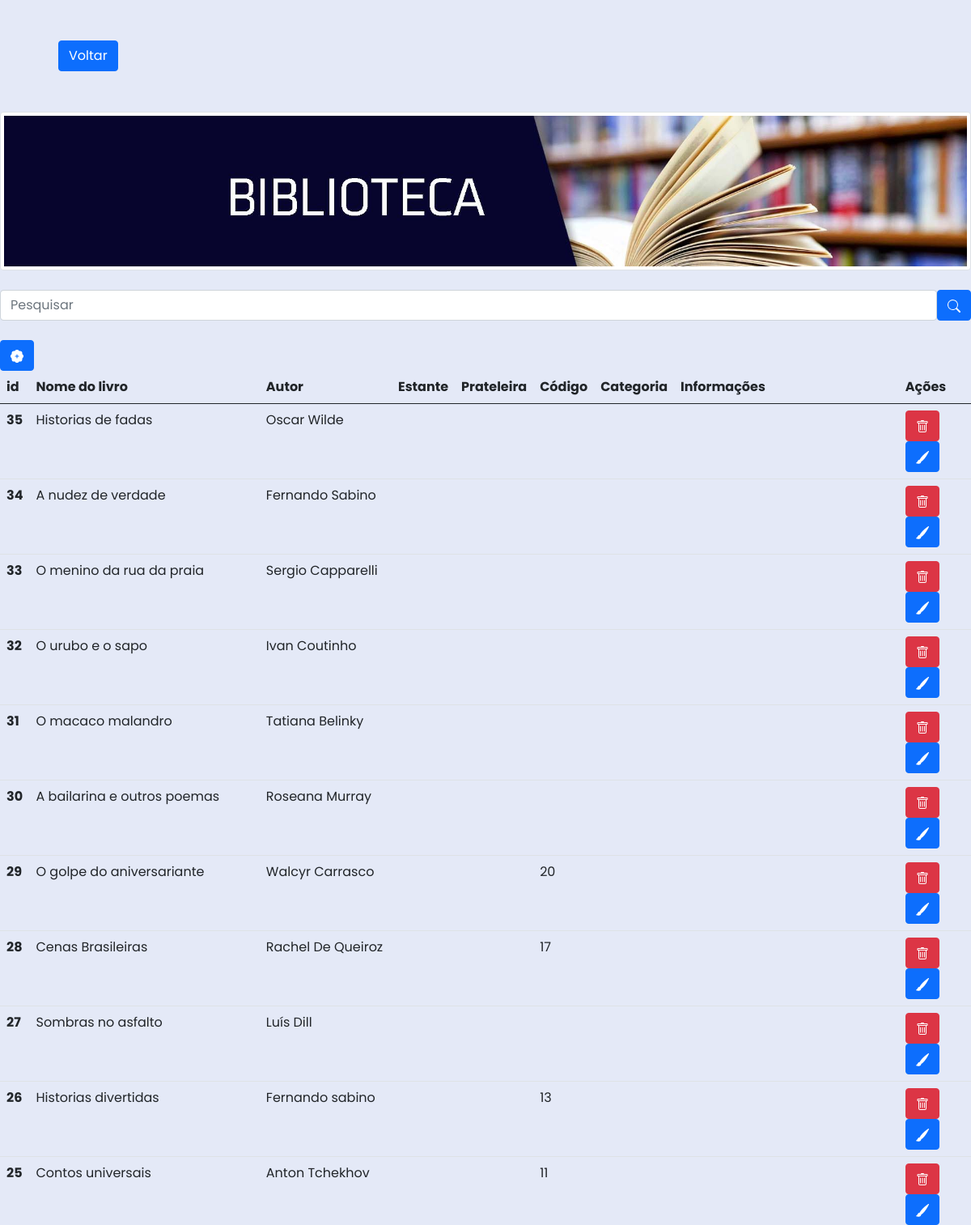
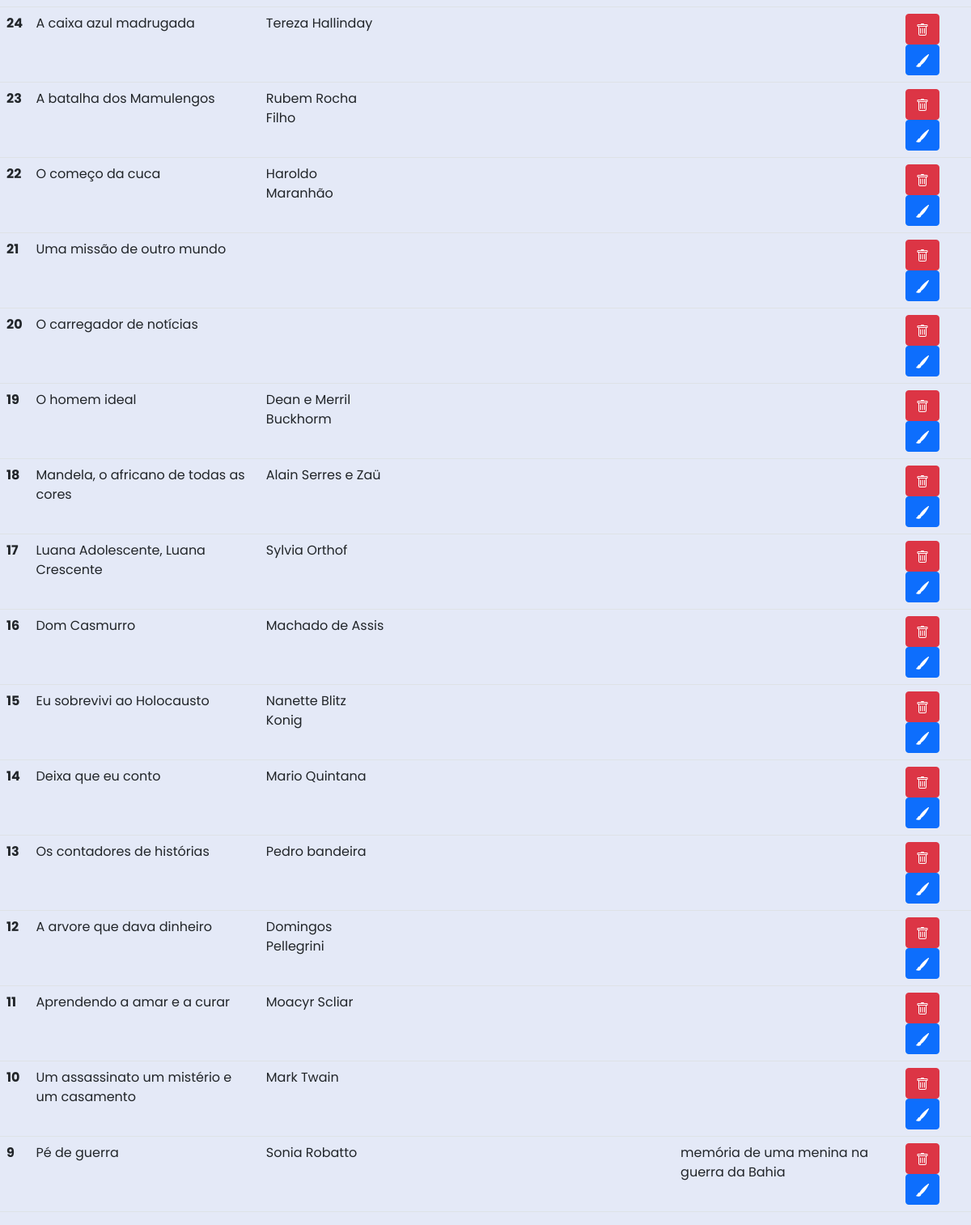
The page /livros.php on the database its author committed (2 pictures, top to bottom).
### tables this page shows
CREATE TABLE `livro` (
  `id` int(11) NOT NULL,
  `livro` varchar(255) NOT NULL,
  `autor` varchar(200) NOT NULL,
  `estante` varchar(20) NOT NULL,
  `prateleira` varchar(20) NOT NULL,
  `codigo` varchar(20) NOT NULL,
  `informacoes` varchar(255) NOT NULL
);

### livros.php (the view, shortened to what this page needs)
<?php
require_once("conexao/conexao.php");
if(!empty($_GET['search']))
    {
        $data = $_GET['search'];
        $sql = "SELECT * FROM livro WHERE autor LIKE '%$data%' or livro LIKE '%$data%' or estante LIKE '%$data%' or prateleira LIKE '%$data%' or codigo LIKE '%$data%' ORDER BY id DESC";
    }
    else
    {
        $sql = "SELECT * FROM livro ORDER BY id DESC";
    }
    $result = $conexao->query($sql);
?>
<!DOCTYPE html>
<html>
<head>
    <link href="https://cdn.jsdelivr.net/npm/bootstrap@5.0.2/dist/css/bootstrap.min.css" rel="stylesheet">
    <link rel="stylesheet" href="css/style.css">
    <link href='https://unpkg.com/boxicons@2.1.1/css/boxicons.min.css' rel='stylesheet'>
</head>
<body>
    <div class="container">
      <a href="painel.php" class="btn btn-primary">Voltar</a>
    </div>
  <img class="img img-thumbnail" src="img/banner2.jpg" alt="Banner">
  <br><br>
          <div class="box-search">
            <input type="search" class="form-control" placeholder="Pesquisar" id="pesquisar">
            <button onclick="searchData()" class="btn btn-primary">
            </button>
          </div>
<br>
<a href="cadastrar.php" type="button" class="btn btn-primary">
</a>
<br>
<table class="table">
  <thead>
    <tr>
      <th scope="col">id</th>
      <th scope="col">Nome do livro</th>
      <th scope="col">Autor</th>
      <th scope="col">Estante</th>
      <th scope="col">Prateleira</th>
      <th scope="col">Código</th>
      <th scope="col">Categoria</th>
      <th scope="col">Informações</th>
      <th scope="col">Ações</th>
    </tr>
  </thead>
  <tbody>
    <?php
      while($dat = mysqli_fetch_assoc($result)) :
    ?>
    <tr>
        <th scope="row"><?= $dat['id'] ?></th>
        <td><?= $dat['livro'] ?></td>
        <td><?= $dat['autor'] ?></td>
        <td><?= $dat['estante'] ?></td>
        <td><?= $dat['prateleira'] ?></td>
        <td><?= $dat['codigo'] ?></td>
        <td><?= $dat['categoria'] ?></td>
        <td><?= $dat['informacoes'] ?></td>
        <td><a href="php/delete.php?id=<?=$dat['id']?>" class="btn btn-danger">
        </a>
        <a href="update.php?id=<?=$dat['id']?>" class="btn btn-primary">
        </a></td>
    </tr>
    <?php endwhile; ?>
  </tbody>
</table>
</body>
</html>

### css/style.css (style rules this page uses)
* { margin: 0; padding: 0; box-sizing: border-box; font-family: 'Poppins', sans-serif; }
:root { --body-color: #E4E9F7; --sidebar-color: #FFF; --primary-color: #695CFE; --primary-color-light: #F6F5FF; --toggle-color: #DDD; --text-color: #707070; --tran-03: all 0.2s ease; --tran-03: all 0.3s ease; --tran-04: all 0.3s ease; --tran-05: all 0.3s ease; }
body { min-height: 100vh; background-color: var(--body-color); transition: var(--tran-05); }
button { padding: 12px 20px; font-size: 20px; outline: none; border: none; background-color: #4070f4; color: #fff; border-radius: 6px; cursor: pointer; transition: 0.3s; }
.container { width: 90%; margin: 50px auto; }

### livros.php (style rules this page uses)
.box-search { text-align: center; justify-content: center; align-content: center; display: flex; }

### rows shown on the page
livro: id "35", livro "Historias de fadas", autor "Oscar Wilde"
livro: id "34", livro "A nudez de verdade", autor "Fernando Sabino"
livro: id "33", livro "O menino da rua da praia", autor "Sergio Capparelli"
livro: id "32", livro "O urubo e o sapo", autor "Ivan Coutinho"
livro: id "31", livro "O macaco malandro", autor "Tatiana Belinky"
livro: id "30", livro "A bailarina e outros poemas", autor "Roseana Murray"
livro: id "29", livro "O golpe do aniversariante", autor "Walcyr Carrasco", codigo "20"
livro: id "28", livro "Cenas Brasileiras", autor "Rachel De Queiroz", codigo "17"
livro: id "27", livro "Sombras no asfalto", autor "Luís Dill"
livro: id "26", livro "Historias divertidas", autor "Fernando sabino", codigo "13"
livro: id "25", livro "Contos universais", autor "Anton Tchekhov", codigo "11"
livro: id "24", livro "A caixa azul madrugada", autor "Tereza Hallinday"
livro: id "23", livro "A batalha dos Mamulengos", autor "Rubem Rocha Filho"
livro: id "22", livro "O começo da cuca", autor "Haroldo Maranhão"
livro: id "21", livro "Uma missão de outro mundo"
livro: id "20", livro "O carregador de notícias"
livro: id "19", livro "O homem ideal", autor "Dean e Merril Buckhorm"
livro: id "18", livro "Mandela, o africano de todas as cores", autor "Alain Serres e Zaü"
livro: id "17", livro "Luana Adolescente, Luana Crescente", autor "Sylvia Orthof"
livro: id "16", livro "Dom Casmurro", autor "Machado de Assis"
livro: id "15", livro "Eu sobrevivi ao Holocausto", autor "Nanette Blitz Konig"
livro: id "14", livro "Deixa que eu conto", autor "Mario Quintana"
livro: id "13", livro "Os contadores de histórias", autor "Pedro bandeira"
livro: id "12", livro "A arvore que dava dinheiro", autor "Domingos Pellegrini"
livro: id "11", livro "Aprendendo a amar e a curar", autor "Moacyr Scliar"
livro: id "10", livro "Um assassinato um mistério e um casamento", autor "Mark Twain"
livro: id "9", livro "Pé de guerra", autor "Sonia Robatto", informacoes "memória de uma menina na guerra da Bahia"
